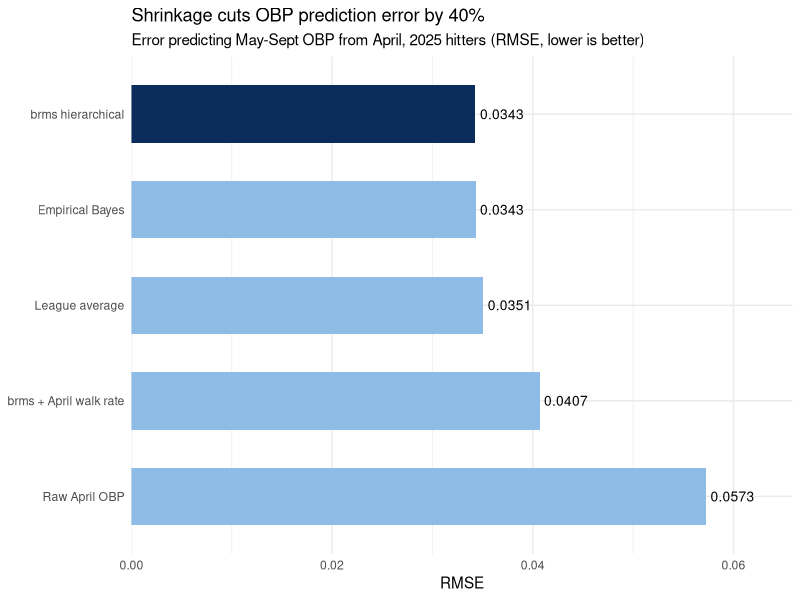
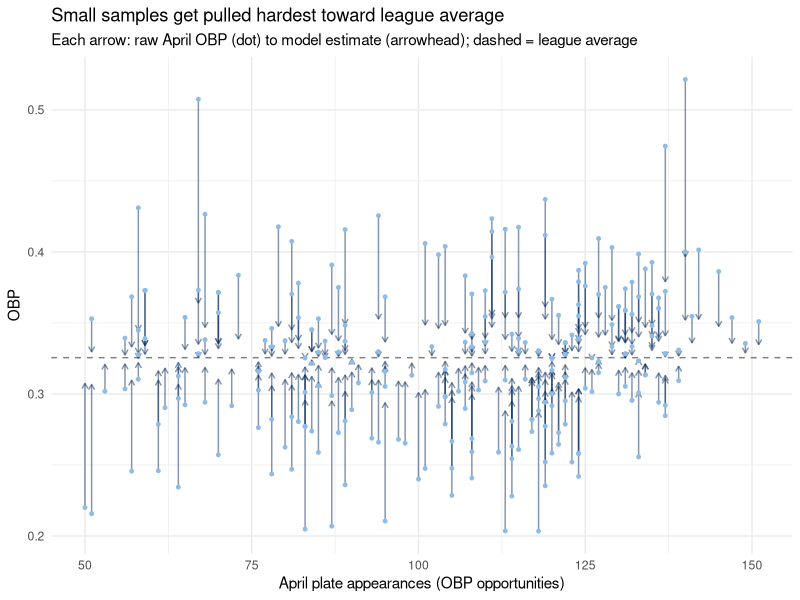
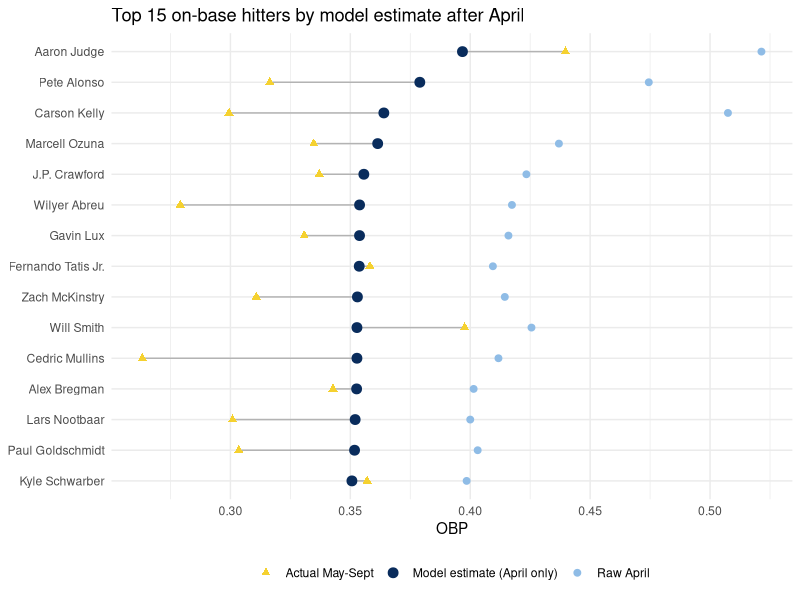
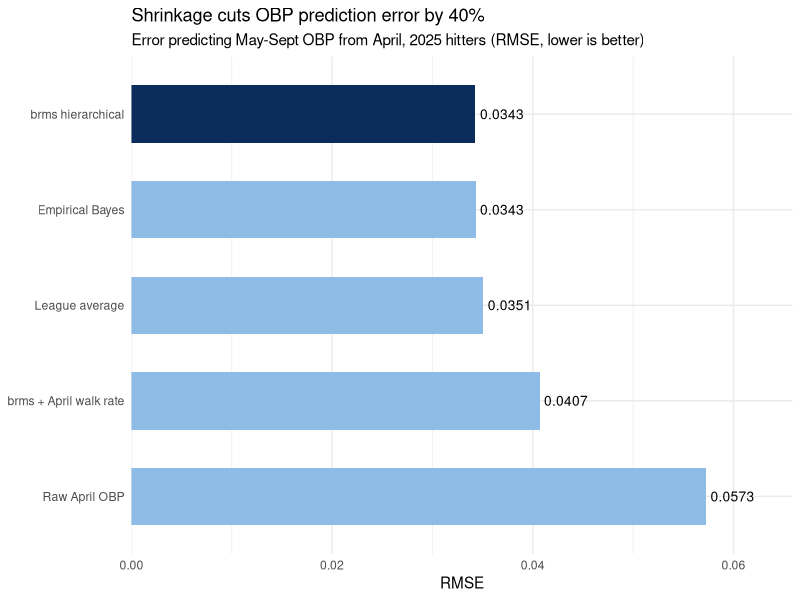
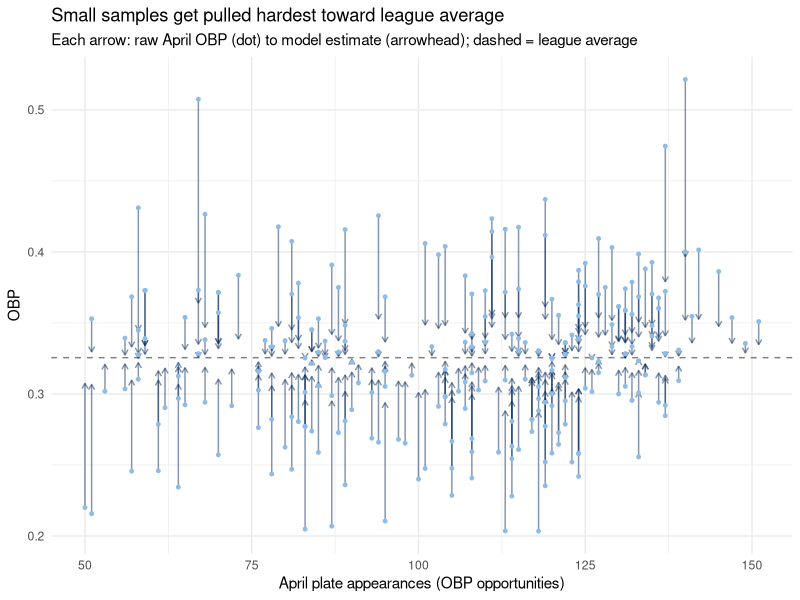
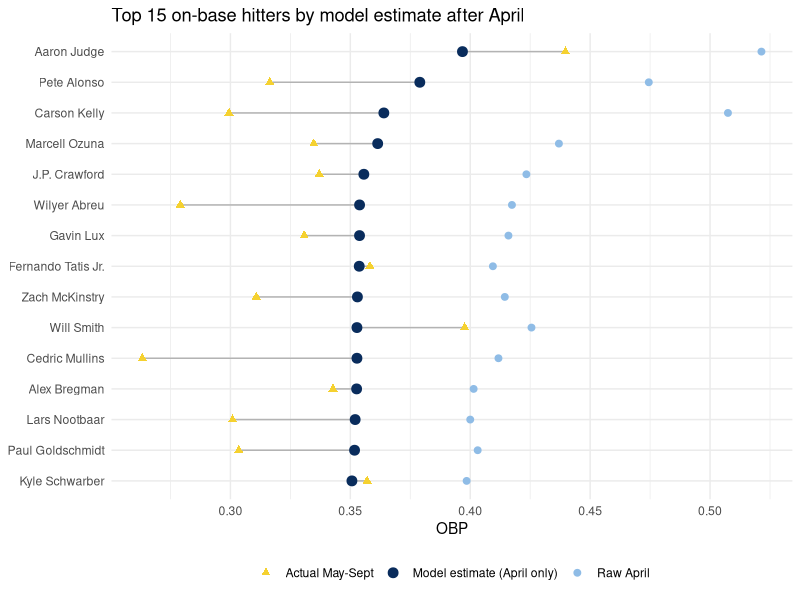

Source code (R) for these figures, in order:
# ============================================================
# Day 4: Evaluate and visualize
# Input:  obp_2025_preds.csv (from Day 3)
# Output: three charts (PNG) + player stories for the write-up
# ============================================================

library(tidyverse)

obp <- read_csv("obp_2025_preds.csv", show_col_types = FALSE)
league_avg <- weighted.mean(obp$obp_apr, obp$opps_apr)

rays_navy  <- "#092C5C"
rays_light <- "#8FBCE6"

# ---- Chart 1: Prediction error by method ---------------------
rmse <- function(pred) sqrt(mean((pred - obp$obp_rest)^2))

errors <- tibble(
  method = c("Raw April OBP", "League average", "Empirical Bayes",
             "brms hierarchical", "brms + April walk rate"),
  rmse = c(rmse(obp$obp_apr), rmse(rep(league_avg, nrow(obp))),
           rmse(obp$eb_est), rmse(obp$brms_est), rmse(obp$brms_bb_est))
) %>%
  mutate(method = fct_reorder(method, rmse, .desc = TRUE),
         best = rmse == min(rmse))

c1 <- ggplot(errors, aes(x = rmse, y = method, fill = best)) +
  geom_col(width = 0.6) +
  geom_text(aes(label = sprintf("%.4f", rmse)), hjust = -0.1, size = 3.5) +
  scale_fill_manual(values = c(`TRUE` = rays_navy, `FALSE` = rays_light), guide = "none") +
  scale_x_continuous(expand = expansion(mult = c(0, 0.15))) +
  labs(title = "Shrinkage cuts OBP prediction error by 40%",
       subtitle = "Error predicting May-Sept OBP from April, 2025 hitters (RMSE, lower is better)",
       x = "RMSE", y = NULL) +
  theme_minimal()
print(c1)
ggsave("day4_error_by_method.png", c1, width = 8, height = 4, dpi = 150)

# ---- Chart 2: Shrinkage shrinks as sample size grows -----------
# Arrow from raw April OBP to the model's estimate. Short samples
# get pulled hard toward league average; long ones barely move.
c2 <- ggplot(obp) +
  geom_hline(yintercept = league_avg, linetype = "dashed", color = "grey50") +
  geom_segment(aes(x = opps_apr, xend = opps_apr, y = obp_apr, yend = brms_est),
               arrow = arrow(length = unit(0.06, "inches")),
               color = rays_navy, alpha = 0.5) +
  geom_point(aes(x = opps_apr, y = obp_apr), color = rays_light, size = 1) +
  labs(title = "Small samples get pulled hardest toward league average",
       subtitle = "Each arrow: raw April OBP (dot) to model estimate (arrowhead); dashed = league average",
       x = "April plate appearances (OBP opportunities)", y = "OBP") +
  theme_minimal()
print(c2)
ggsave("day4_shrinkage_arrows.png", c2, width = 8, height = 5, dpi = 150)

# ---- Chart 3: Who truly gets on base? (the Moneyball list) ------
top15 <- obp %>%
  slice_max(brms_est, n = 15) %>%
  mutate(Name = fct_reorder(Name, brms_est))

c3 <- ggplot(top15, aes(y = Name)) +
  geom_segment(aes(x = brms_est, xend = obp_rest, yend = Name), color = "grey70") +
  geom_point(aes(x = obp_apr, color = "Raw April"), size = 2) +
  geom_point(aes(x = brms_est, color = "Model estimate (April only)"), size = 3) +
  geom_point(aes(x = obp_rest, color = "Actual May-Sept"), size = 2, shape = 17) +
  scale_color_manual(values = c("Raw April" = rays_light,
                                "Model estimate (April only)" = rays_navy,
                                "Actual May-Sept" = "#F5D130")) +
  labs(title = "Top 15 on-base hitters by model estimate after April",
       x = "OBP", y = NULL, color = NULL) +
  theme_minimal() +
  theme(legend.position = "bottom")
print(c3)
ggsave("day4_top15_true_obp.png", c3, width = 8, height = 6, dpi = 150)

# How many of the model's top 15 were still above average May-Sept?
hit_rate <- mean(top15$obp_rest > league_avg)
cat("Model's top 15: ", scales::percent(hit_rate),
    " finished May-Sept above league-average OBP\n", sep = "")

# Compare: top 15 by raw April OBP
raw_top15 <- obp %>% slice_max(obp_apr, n = 15)
cat("Raw April top 15: ", scales::percent(mean(raw_top15$obp_rest > league_avg)),
    " finished May-Sept above league-average OBP\n\n", sep = "")

# ---- Player stories: biggest moves by the model -----------------
cat("Biggest model corrections (candidates for your 3 player stories):\n")
obp %>%
  mutate(model_move = brms_est - obp_apr,
         model_err  = abs(brms_est - obp_rest),
         raw_err    = abs(obp_apr - obp_rest),
         model_closer = model_err < raw_err) %>%
  arrange(desc(abs(model_move))) %>%
  select(Name, opps_apr, obp_apr, brms_est, obp_rest, model_closer) %>%
  mutate(across(c(obp_apr, brms_est, obp_rest), ~ round(.x, 3))) %>%
  head(8) %>%
  print()

cat("\nShare of hitters where the model beat raw April:",
    scales::percent(mean(abs(obp$brms_est - obp$obp_rest) < abs(obp$obp_apr - obp$obp_rest))), "\n")
